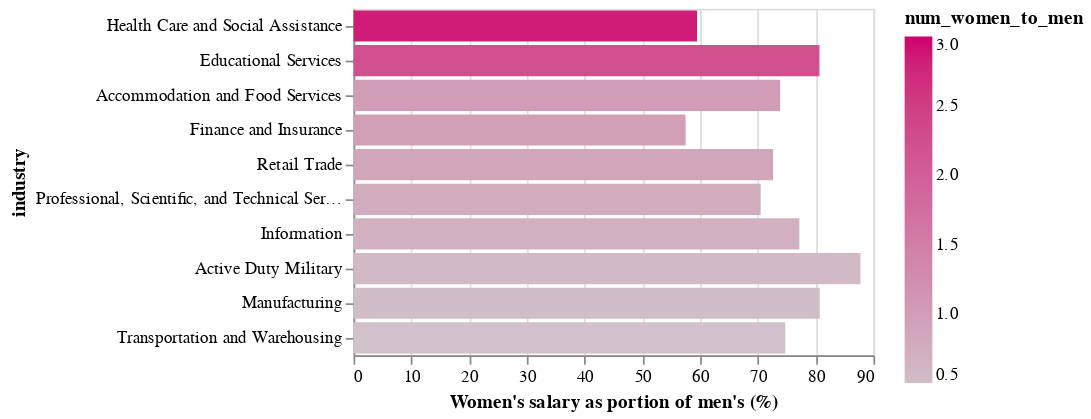

Notebook cell for this chart:
### Markdown cell above
### Bar

### Code cell
alt.Chart(top10_industries).mark_bar(filled =True).encode(
    alt.Y('industry').sort('-color'),
    alt.X('women_sal_as_portion_men').title("Women's salary as portion of men's (%)"),
    color = alt.Color('num_women_to_men',  scale=alt.Scale(
            domain=[0.5,1,1.5,2, 2.5, 3], 
            range=['#D1BCC7','#D19DB6','#D17DA6','#D15E96','#D03E84'], 
            interpolate='hcl'
            ),
        ))

### Figure 1 — Vega-Lite specification as saved in the notebook (floating-point values rounded to 4 significant figures)
{"config": {"view": {"continuousWidth": 300, "continuousHeight": 300}}, "data": {"name": "data-80323c698051e6d530d5c9e43b2ad7b2"}, "mark": {"type": "bar", "filled": true}, "encoding": {"color": {"field": "num_women_to_men", "scale": {"domain": [0.5, 1, 1.5, 2, 2.5, 3], "interpolate": "hcl", "range": ["#D1BCC7", "#D19DB6", "#D17DA6", "#D15E96", "#D03E84"]}, "type": "quantitative"}, "x": {"field": "women_sal_as_portion_men", "title": "Women's salary as portion of men's (%)", "type": "quantitative"}, "y": {"field": "industry", "sort": "-color", "type": "nominal"}}, "$schema": "https://vega.github.io/schema/vega-lite/v6.1.0.json", "datasets": {"data-80323c698051e6d530d5c9e43b2ad7b2": [{"industry": "Health Care and Social Assistance", "incwage_Female": 65110.0, "incwage_Male": 109500.0, "len_Female": 36663, "len_Male": 12912, "difference": 44400.0, "women_sal_as_portion_men": 59.46, "num_women_to_men": 2.84, "total_employees": 49575}, {"industry": "Professional, Scientific, and Technical Services", "incwage_Female": 100400.0, "incwage_Male": 142400.0, "len_Female": 18484, "len_Male": 24232, "difference": 42050.0, "women_sal_as_portion_men": 70.48, "num_women_to_men": 0.76, "total_employees": 42716}, {"industry": "Educational Services", "incwage_Female": 56600.0, "incwage_Male": 70180.0, "len_Female": 28056, "len_Male": 12445, "difference": 13580.0, "women_sal_as_portion_men": 80.65, "num_women_to_men": 2.25, "total_employees": 40501}, {"industry": "Retail Trade", "incwage_Female": 41110.0, "incwage_Male": 56600.0, "len_Female": 16048, "len_Male": 18829, "difference": 15490.0, "women_sal_as_portion_men": 72.63, "num_women_to_men": 0.85, "total_employees": 34877}, {"industry": "Manufacturing", "incwage_Female": 79420.0, "incwage_Male": 98410.0, "len_Female": 10312, "len_Male": 20852, "difference": 19000.0, "women_sal_as_portion_men": 80.7, "num_women_to_men": 0.49, "total_employees": 31164}, {"industry": "Accommodation and Food Services", "incwage_Female": 26970.0, "incwage_Male": 36510.0, "len_Female": 12731, "len_Male": 12421, "difference": 9544.0, "women_sal_as_portion_men": 73.86, "num_women_to_men": 1.02, "total_employees": 25152}, {"industry": "Finance and Insurance", "incwage_Female": 99890.0, "incwage_Male": 173800.0, "len_Female": 11961, "len_Male": 12436, "difference": 73890.0, "women_sal_as_portion_men": 57.48, "num_women_to_men": 0.96, "total_employees": 24397}, {"industry": "Transportation and Warehousing", "incwage_Female": 51280.0, "incwage_Male": 68610.0, "len_Female": 5661, "len_Male": 13769, "difference": 17330.0, "women_sal_as_portion_men": 74.74, "num_women_to_men": 0.41, "total_employees": 19430}, {"industry": "Active Duty Military", "incwage_Female": 85040.0, "incwage_Male": 96910.0, "len_Female": 4668, "len_Male": 8413, "difference": 11870.0, "women_sal_as_portion_men": 87.75, "num_women_to_men": 0.55, "total_employees": 13081}, {"industry": "Information", "incwage_Female": 95480.0, "incwage_Male": 123700.0, "len_Female": 4413, "len_Male": 6346, "difference": 28230.0, "women_sal_as_portion_men": 77.18, "num_women_to_men": 0.7, "total_employees": 10759}]}}
